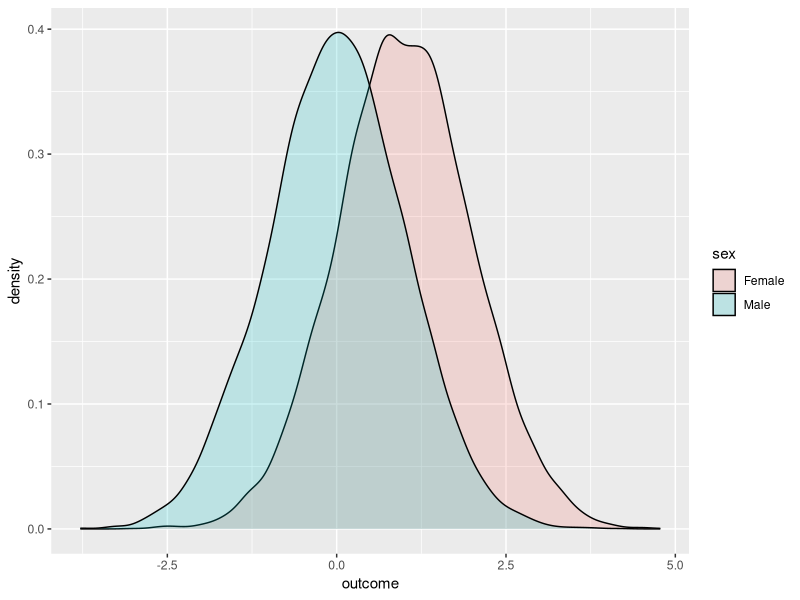
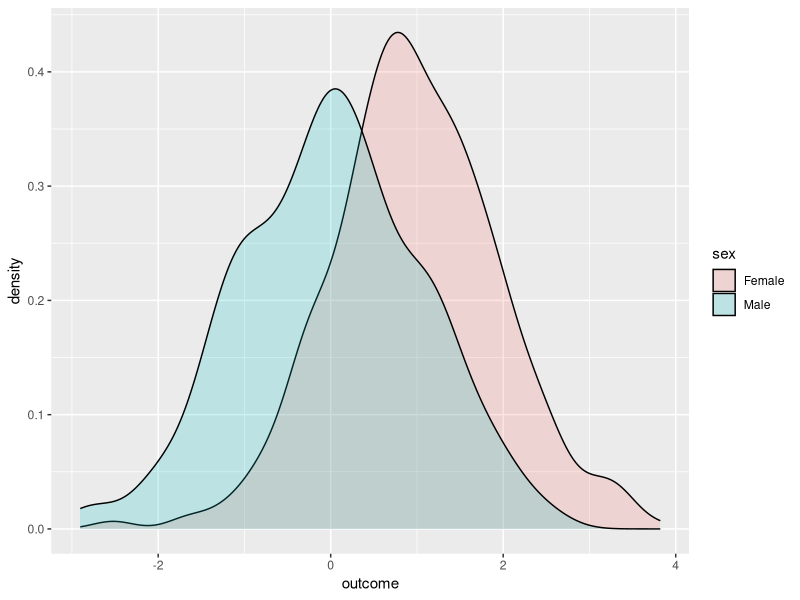

Here is the R script that generated these plots, in order: (Note: this script raises an error after producing the figures.)
## T-test
## Motivate from the most basic sampling problem

library(tidyverse)

N1 <- 1e4
N2 <- 1e4
population <- tibble(sex = c(rep('Male',N1),rep('Female',N2)),
                     outcome = c(rnorm(N1, 0, 1), rnorm(N2, 1, 1)))

population %>% 
  ggplot(mapping = aes(x=outcome, fill = sex)) +
  geom_density(alpha = 0.2)


data <- population %>% 
  slice_sample(n = 1000)

data %>% 
  ggplot(mapping = aes(x=outcome, fill = sex)) +
  geom_density(alpha = 0.2)

data %>% 
  ggplot(mapping = aes(x=y, color = factor(x))) +
  geom_density()

summary(lm(outcome~sex,data=data))

difference_in_means <- function(population, sample_size){
  data <- population %>% 
    slice_sample(n=sample_size)
    
  return(mean(data$outcome[data$sex == 'Male']) - 
           mean(data$outcome[data$sex == 'Female']))
}

# data %>% 
#   ggplot(mapping = aes(x=x,y=y)) +
#   geom_density2d_filled()

## NO FAKE DATA. Pull from the giant population.
## Load CCES
population <- read_csv('problem-sets/08-prediction/data/Labeled-CCES-Test-POLS-7012.csv') %>% 
  select(democratic2016, gender)

population %>% 
  group_by(gender) %>% 
  summarize(percent_democrat = mean(democratic2016))

set.seed(42)
data <- population %>% 
  slice_sample(n = 500)

data %>% 
  group_by(gender) %>% 
  summarize(percent_democrat = mean(democratic2016),
            num = n())

mosaicplot(~ gender + democratic2016, data = data)
data %>% 
  ggplot(aes(x=gender, y=1, fill=factor(democratic2016))) +
  geom_bar(stat="identity", position = 'fill')